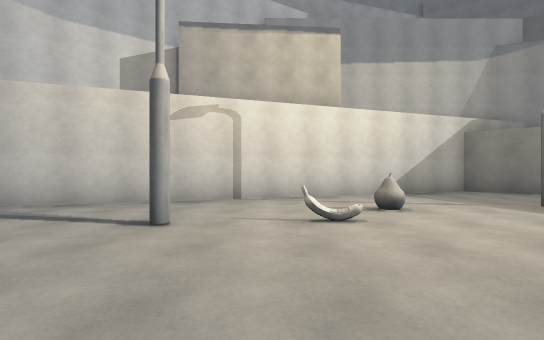
View 1 (above)

22 first-person views from a walk through a 3-D level made in the Unity game engine. The camera is 1.3 m above the floor, looks level and sees 90° across. The floor is counted in squares, 2 m on a side. Each view is taken from the middle of a square. On the plan, view 1 faces up. The plan holds only what a view shows up to about 9 squares ahead; the rest is blank. The place goes on beyond the plan. Surface patterns are stand-ins for the level's own textures.

View 2
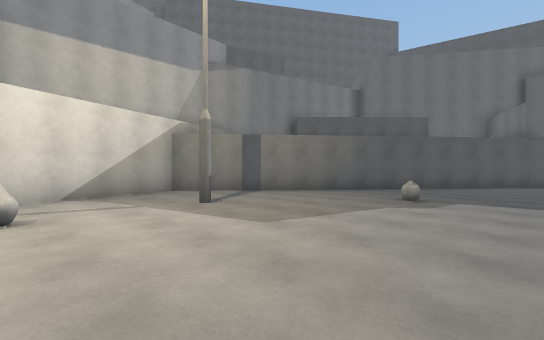

View 3
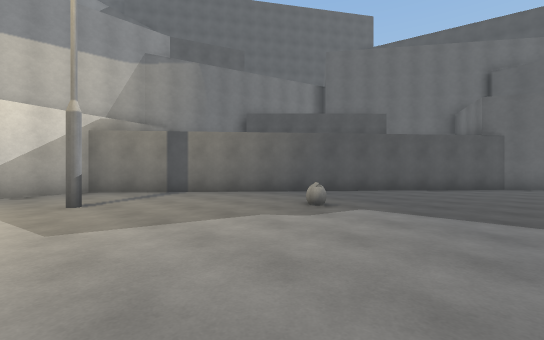

View 4
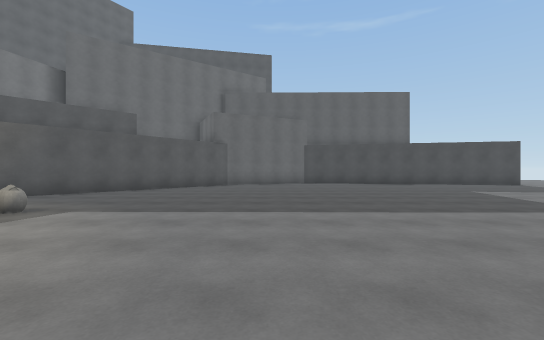

View 5
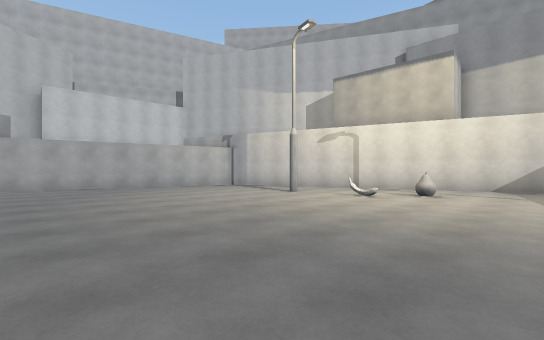

View 6
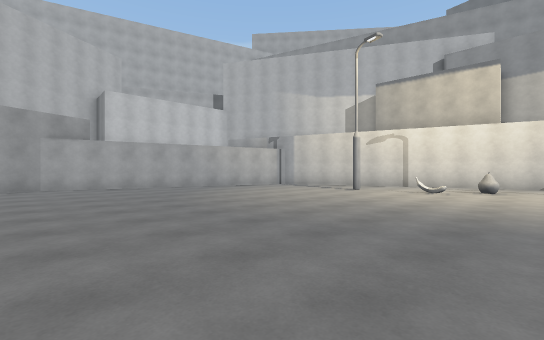

View 7
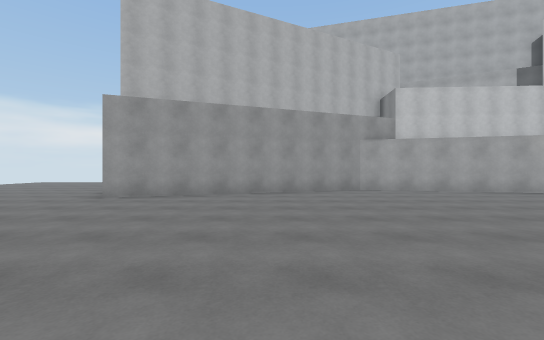

View 8
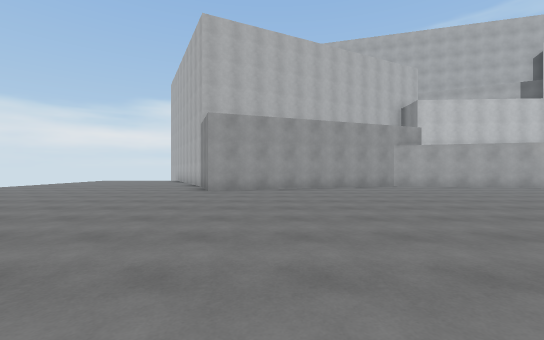

View 9
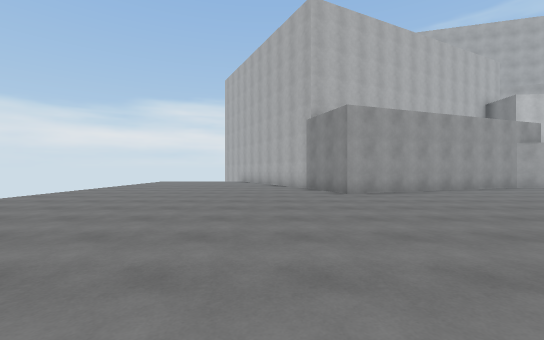

View 10
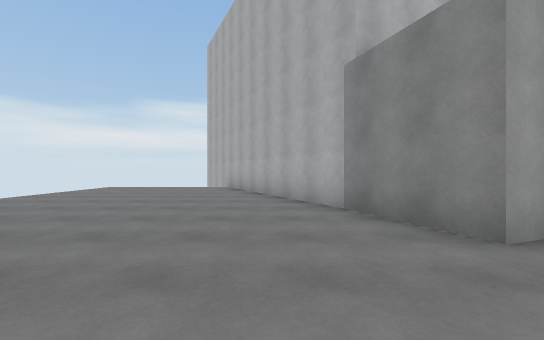

View 11
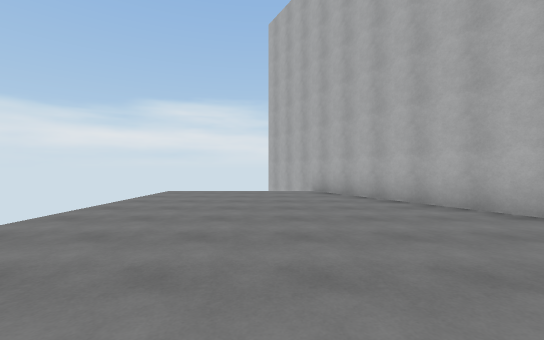

View 12
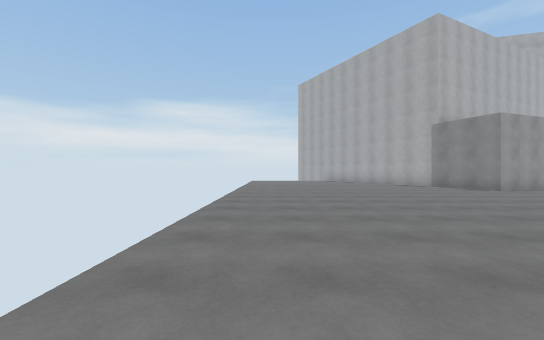

View 13
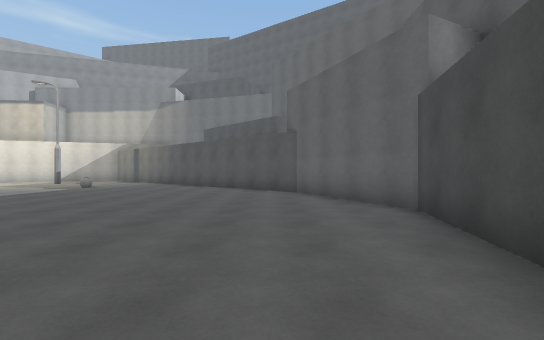

View 14
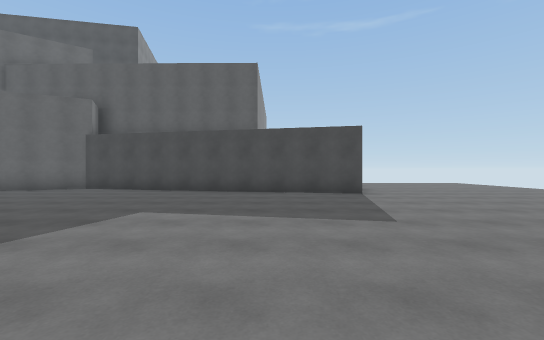

View 15
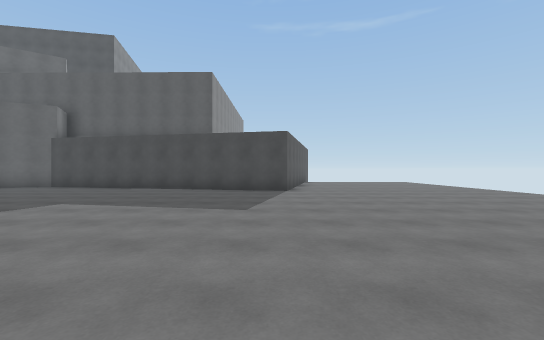

View 16
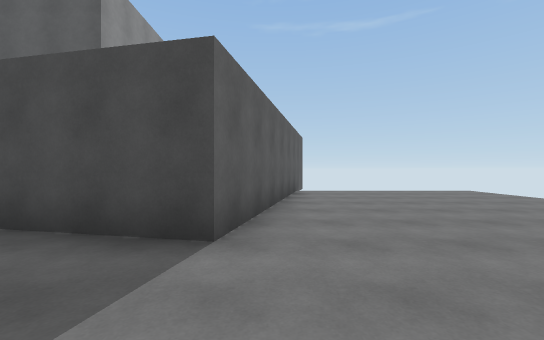

View 17
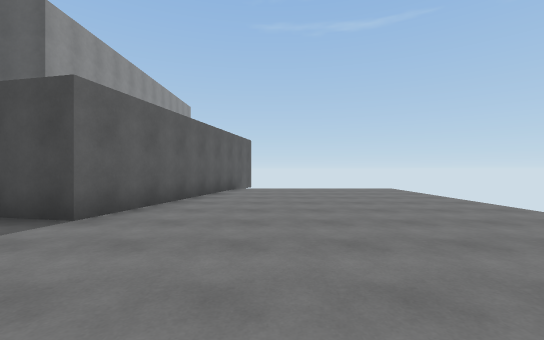

View 18
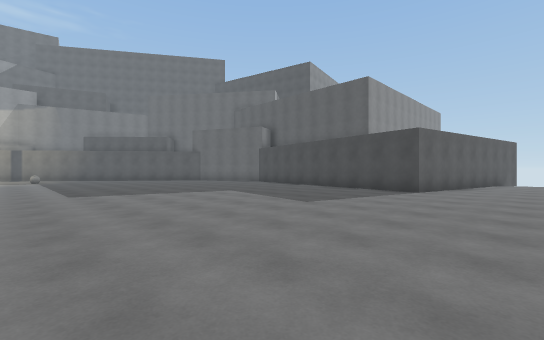

View 19
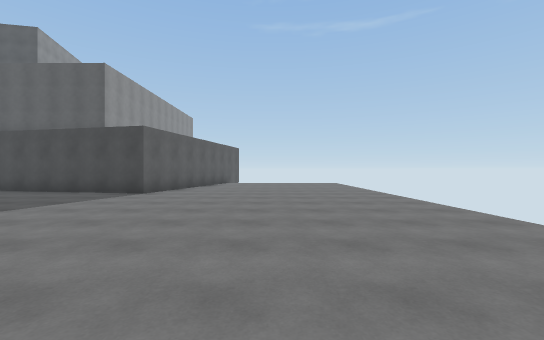

View 20
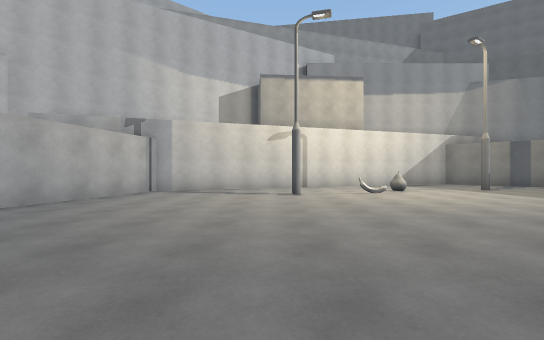

View 21
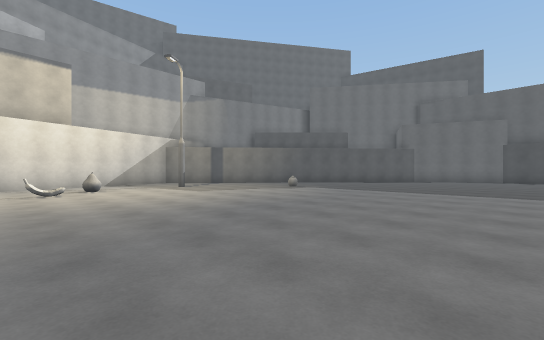

View 22
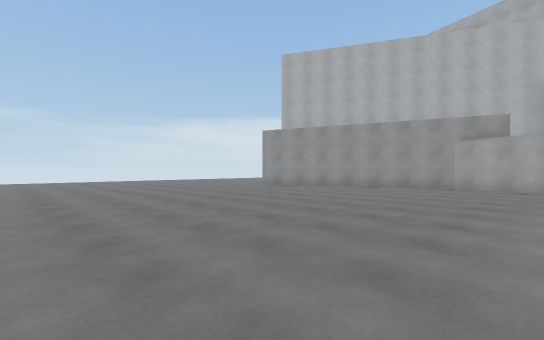

### Floor plan
Points are (right, up) in squares from view 1. A wall is a line through its corners. A room is listed if a view was taken in it or the views show most of it. See-through windows are left out.
Room 1 (views 1, 2, 3, 4, 5, 6, 7, 8, 9, 10, 11, 12, 13, 14, 15, 16, 17, 18, 19, 20, 21, 22)
walls: (22, -13.9) (15.5, -12.5) (17.4, -3.6) (15.7, -0.1) (5.8, 8.2) (-5.6, 4.5) (-7.9, -4.1) (-5.4, -11) (-7.6, -11.8) (-14.1, -15)
objects: other object (1, 3); other object (2, 5); other object (8, 2)

Positions as (right, up) in squares from view 1, and headings:
1: (0, 0), facing up
2: (2, 0), facing up-right
3: (4, -1), facing up-right
4: (4, -2), facing right
5: (4, -3), facing up-left
6: (3, -5), facing up-left
7: (1, -7), facing left
8: (3, -9), facing left
9: (2, -13), facing left
10: (-3, -13), facing left
11: (-5, -16), facing left
12: (3, -18), facing left
13: (15, -8), facing up
14: (8, -10), facing right
15: (7, -12), facing right
16: (13, -13), facing right
17: (12, -15), facing right
18: (7, -15), facing up-right
19: (8, -16), facing right
20: (-2, -4), facing up
21: (0, -5), facing up-right
22: (3, -2), facing down-left
